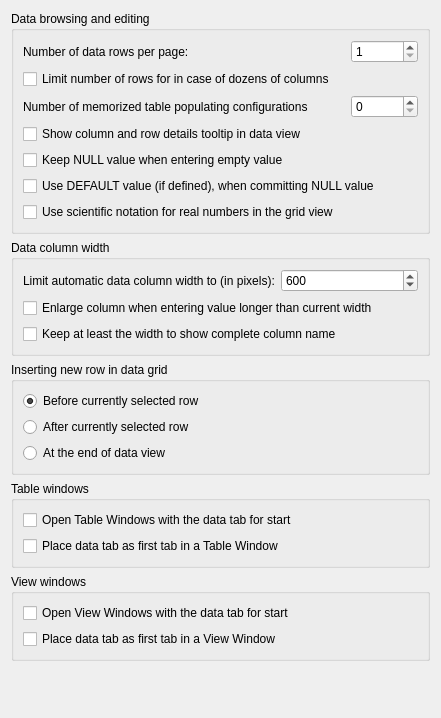
             <widget class="QWidget" name="dataBrowsingScrollAreaContents">
              <property name="geometry">
               <rect>
                <x>0</x>
                <y>0</y>
                <width>433</width>
                <height>718</height>
               </rect>
              </property>
              <layout class="QVBoxLayout" name="verticalLayout_34">
               <item>
                <widget class="QGroupBox" name="dataBrowsingGroup">
                 <property name="title">
                  <string>Data browsing and editing</string>
                 </property>
                 <layout class="QGridLayout" name="gridLayout_2">
                  <item row="2" column="2">
                   <widget class="QSpinBox" name="memPopulConfigsCheck">
                    <property name="toolTip">
                     <string>&lt;p&gt;Maximum number of configurations of Populate Table dialog stored in configuration. Value of 100 should be sufficient.&lt;/p&gt;</string>
                    </property>
                    <property name="maximum">
                     <number>999999</number>
                    </property>
                    <property name="cfg" stdset="0">
                     <string notr="true">General.PopulateHistorySize</string>
                    </property>
                   </widget>
                  </item>
                  <item row="0" column="0" colspan="2">
                   <widget class="QLabel" name="rowsPerPageLabel">
                    <property name="text">
                     <string>Number of data rows per page:</string>
                    </property>
                   </widget>
                  </item>
                  <item row="2" column="0" colspan="2">
                   <widget class="QLabel" name="memPopulConfigsLabel">
                    <property name="toolTip">
                     <string>&lt;p&gt;Maximum number of configurations of Populate Table dialog stored in configuration. Value of 100 should be sufficient.&lt;/p&gt;</string>
                    </property>
                    <property name="text">
                     <string>Number of memorized table populating configurations</string>
                    </property>
                   </widget>
                  </item>
                  <item row="1" column="0" colspan="3">
                   <widget class="QCheckBox" name="limitColumnsVsRowsCheck">
                    <property name="toolTip">
                     <string>&lt;html&gt;&lt;head/&gt;&lt;body&gt;&lt;p&gt;If query results contain dozens (or hundreds) of columns, it is more likely that it will exhaust free memory of your computer by loading several gigabytes of data at once. SQLiteStudio may try to limit number of results displayed on one page in such cases to protect your computer. If you know that you don't work with big values in database, you can disable this limit and you will always see as many rows as defined per page.&lt;/p&gt;&lt;/body&gt;&lt;/html&gt;</string>
                    </property>
                    <property name="text">
                     <string>Limit number of rows for in case of dozens of columns</string>
                    </property>
                    <property name="cfg" stdset="0">
                     <string notr="true">General.LimitRowsForManyColumns</string>
                    </property>
                   </widget>
                  </item>
                  <item row="3" column="0" colspan="3">
                   <widget class="QCheckBox" name="tolltipInDataViewCheck">
                    <property name="toolTip">
                     <string>&lt;p&gt;When this is enabled and user holds mouse pointer over a cell in any data view (query results, a table data, a view data) a tooltip will appear with details about the cell - it includes details like column data type, constraints, ROWID and others.&lt;/p&gt;</string>
                    </property>
                    <property name="text">
                     <string>Show column and row details tooltip in data view</string>
                    </property>
                    <property name="cfg" stdset="0">
                     <string notr="true">General.ShowDataViewTooltips</string>
                    </property>
                   </widget>
                  </item>
                  <item row="5" column="0" colspan="3">
                   <widget class="QCheckBox" name="useDefaultForNullCheck">
                    <property name="toolTip">
                     <string>&lt;html&gt;&lt;head/&gt;&lt;body&gt;&lt;p&gt;Enable this to always enforce DEFAULT value when committing a NULL value for a column that has DEFAULT value defined, even though the column is allowed to contain NULL values.&lt;/p&gt;&lt;p&gt;Disable this option to use DEFAULT value exclusively when NULL value is committed for column with NOT NULL constraint.&lt;/p&gt;&lt;/body&gt;&lt;/html&gt;</string>
                    </property>
                    <property name="text">
                     <string>Use DEFAULT value (if defined), when committing NULL value</string>
                    </property>
                    <property name="cfg" stdset="0">
                     <string notr="true">General.UseDefaultValueForNull</string>
                    </property>
                   </widget>
                  </item>
                  <item row="0" column="2">
                   <widget class="QSpinBox" name="rowsPerPageSpin">
                    <property name="maximumSize">
                     <size>
                      <width>150</width>
                      <height>16777215</height>
                     </size>
                    </property>
                    <property name="minimum">
                     <number>1</number>
                    </property>
                    <property name="maximum">
                     <number>99999</number>
                    </property>
                    <property name="cfg" stdset="0">
                     <string notr="true">General.NumberOfRowsPerPage</string>
                    </property>
                   </widget>
                  </item>
                  <item row="4" column="0" colspan="3">
                   <widget class="QCheckBox" name="keepNullWhenEmptyCheck">
                    <property name="toolTip">
                     <string>&lt;p&gt;When editing a cell which used to have NULL value and entering empty string as new value, then this option determinates whether the new value should remain NULL (have this option enabled), or should it be overwritten with empty string value (have this option disabled).&lt;/p&gt;</string>
                    </property>
                    <property name="text">
                     <string>Keep NULL value when entering empty value</string>
                    </property>
                    <property name="cfg" stdset="0">
                     <string notr="true">General.KeepNullWhenEmptyValue</string>
                    </property>
                   </widget>
                  </item>
                  <item row="6" column="0">
                   <widget class="QCheckBox" name="useSciFormatForDoublesCheck">
                    <property name="toolTip">
                     <string>&lt;html&gt;&lt;head/&gt;&lt;body&gt;&lt;p&gt;By default (when this option is disabled) a real number is displayed in the format of decimals with decimal point. In some cases, when the number is really small (several places after decimal point), the default representation may appear inaccurate. In such case you may want to enable this option to use the scientific notation (i.e. &lt;span style=&quot; font-style:italic;&quot;&gt;5.3e-21&lt;/span&gt;).&lt;/p&gt;&lt;/body&gt;&lt;/html&gt;</string>
                    </property>
                    <property name="text">
                     <string>Use scientific notation for real numbers in the grid view</string>
                    </property>
                    <property name="cfg" stdset="0">
                     <string notr="true">General.UseSciFormatForDoubles</string>
                    </property>
                   </widget>
                  </item>
                 </layout>
                </widget>
               </item>
               <item>
                <widget class="QGroupBox" name="dataColumnWdGroup">
                 <property name="title">
                  <string>Data column width</string>
                 </property>
                 <layout class="QGridLayout" name="gridLayout_9">
                  <item row="1" column="0" colspan="2">
                   <widget class="QCheckBox" name="enlargeColumnCheck">
                    <property name="toolTip">
                     <string>&lt;html&gt;&lt;head/&gt;&lt;body&gt;&lt;p&gt;When user enters new value into column and the value is bigger than the current column width, the application will enlarge the column to fit the new value, but not wider than the limit defined in the option above.&lt;/p&gt;&lt;/body&gt;&lt;/html&gt;</string>
                    </property>
                    <property name="text">
                     <string>Enlarge column when entering value longer than current width</string>
                    </property>
                    <property name="cfg" stdset="0">
                     <string notr="true">General.EnlargeColumnForValue</string>
                    </property>
                   </widget>
                  </item>
                  <item row="0" column="1">
                   <widget class="QSpinBox" name="initColWidthLimitSpin">
                    <property name="maximumSize">
                     <size>
                      <width>150</width>
                      <height>16777215</height>
                     </size>
                    </property>
                    <property name="toolTip">
                     <string>&lt;p&gt;When the data is read into grid view columns width is automatically adjusted. This value limits the initial width for the adjustment, but user can still resize the column manually over this limit.&lt;/p&gt;</string>
                    </property>
                    <property name="minimum">
                     <number>10</number>
                    </property>
                    <property name="maximum">
                     <number>99999</number>
                    </property>
                    <property name="value">
                     <number>600</number>
                    </property>
                    <property name="cfg" stdset="0">
                     <string notr="true">General.MaxInitialColumnWith</string>
                    </property>
                   </widget>
                  </item>
                  <item row="0" column="0">
                   <widget class="QLabel" name="initColWidthLimitLabel">
                    <property name="toolTip">
                     <string>&lt;html&gt;&lt;head/&gt;&lt;body&gt;&lt;p&gt;When the data is read into grid view columns width is automatically adjusted. This value limits the initial width for the adjustment, but user can still resize the column manually over this limit. This value is also used when enlarging column upon new, longer value entered by the user (see option below).&lt;/p&gt;&lt;/body&gt;&lt;/html&gt;</string>
                    </property>
                    <property name="text">
                     <string>Limit automatic data column width to (in pixels):</string>
                    </property>
                   </widget>
                  </item>
                  <item row="2" column="0" colspan="2">
                   <widget class="QCheckBox" name="keepColNameCheck">
                    <property name="toolTip">
                     <string>&lt;html&gt;&lt;head/&gt;&lt;body&gt;&lt;p&gt;Initial width of data columns will be set to at least show complete name of the column in the header. This can still be overwritten by the initial limit of column width specified in pixels (the setting above).&lt;/p&gt;&lt;/body&gt;&lt;/html&gt;</string>
                    </property>
                    <property name="text">
                     <string>Keep at least the width to show complete column name</string>
                    </property>
                    <property name="cfg" stdset="0">
                     <string notr="true">General.ColumnWidthForName</string>
                    </property>
                   </widget>
                  </item>
                 </layout>
                </widget>
               </item>
               <item>
                <widget class="QGroupBox" name="insertRowPlacementGroup">
                 <property name="title">
                  <string>Inserting new row in data grid</string>
                 </property>
                 <layout class="QVBoxLayout" name="verticalLayout_33">
                  <item>
                   <widget class="ConfigRadioButton" name="insertRowBeforeRadio">
                    <property name="text">
                     <string>Before currently selected row</string>
                    </property>
                    <property name="checked">
                     <bool>true</bool>
                    </property>
                    <property name="assignedValue" stdset="0">
                     <number>0</number>
                    </property>
                    <property name="cfg" stdset="0">
                     <string notr="true">General.InsertRowPlacement</string>
                    </property>
                   </widget>
                  </item>
                  <item>
                   <widget class="ConfigRadioButton" name="insertRowAfterRadio">
                    <property name="text">
                     <string>After currently selected row</string>
                    </property>
                    <property name="assignedValue" stdset="0">
                     <number>1</number>
                    </property>
                    <property name="cfg" stdset="0">
                     <string notr="true">General.InsertRowPlacement</string>
                    </property>
                   </widget>
                  </item>
                  <item>
                   <widget class="ConfigRadioButton" name="insertRowAtEndRadio">
                    <property name="text">
                     <string>At the end of data view</string>
                    </property>
                    <property name="assignedValue" stdset="0">
                     <number>2</number>
                    </property>
                    <property name="cfg" stdset="0">
                     <string notr="true">General.InsertRowPlacement</string>
                    </property>
                   </widget>
                  </item>
                 </layout>
                </widget>
               </item>
               <item>
                <widget class="QGroupBox" name="tableWinGroup">
                 <property name="title">
                  <string>Table windows</string>
                 </property>
                 <layout class="QVBoxLayout" name="verticalLayout_18">
                  <item>
                   <widget class="QCheckBox" name="openTablesOnDataCheck">
                    <property name="toolTip">
                     <string>&lt;p&gt;When enabled, Table Windows will show up with the data tab, instead of the structure tab.&lt;/p&gt;</string>
                    </property>
                    <property name="text">
                     <string>Open Table Windows with the data tab for start</string>
                    </property>
                    <property name="cfg" stdset="0">
                     <string notr="true">General.OpenTablesOnData</string>
                    </property>
                   </widget>
                  </item>
                  <item>
                   <widget class="QCheckBox" name="dataTabInTableAsFirstCheck">
                    <property name="toolTip">
                     <string>&lt;p&gt;When enabled the &quot;Data&quot; tab will be placed as first tab in every Table Window, instead of being at second place.&lt;/p&gt;</string>
                    </property>
                    <property name="text">
                     <string>Place data tab as first tab in a Table Window</string>
                    </property>
                    <property name="cfg" stdset="0">
                     <string notr="true">General.DataTabAsFirstInTables</string>
                    </property>
                   </widget>
                  </item>
                 </layout>
                </widget>
               </item>
               <item>
                <widget class="QGroupBox" name="viewWinGroup">
                 <property name="title">
                  <string>View windows</string>
                 </property>
                 <layout class="QVBoxLayout" name="verticalLayout_19">
                  <item>
                   <widget class="QCheckBox" name="openViewsOnDataCheck">
                    <property name="toolTip">
                     <string>&lt;p&gt;When enabled, View Windows will show up with the data tab, instead of the structure tab.&lt;/p&gt;</string>
                    </property>
                    <property name="text">
                     <string>Open View Windows with the data tab for start</string>
                    </property>
                    <property name="cfg" stdset="0">
                     <string notr="true">General.OpenViewsOnData</string>
                    </property>
                   </widget>
                  </item>
                  <item>
                   <widget class="QCheckBox" name="dataTabInViewAsFirstCheck">
                    <property name="toolTip">
                     <string>&lt;p&gt;When enabled the &quot;Data&quot; tab will be placed as first tab in every View Window, instead of being at second place.&lt;/p&gt;</string>
                    </property>
                    <property name="text">
                     <string>Place data tab as first tab in a View Window</string>
                    </property>
                    <property name="cfg" stdset="0">
                     <string notr="true">General.DataTabAsFirstInViews</string>
                    </property>
                   </widget>
                  </item>
                 </layout>
                </widget>
               </item>
               <item>
                <spacer name="verticalSpacer_6">
                 <property name="orientation">
                  <enum>Qt::Vertical</enum>
                 </property>
                 <property name="sizeHint" stdset="0">
                  <size>
                   <width>20</width>
                   <height>40</height>
                  </size>
                 </property>
                </spacer>
               </item>
              </layout>
             </widget>
